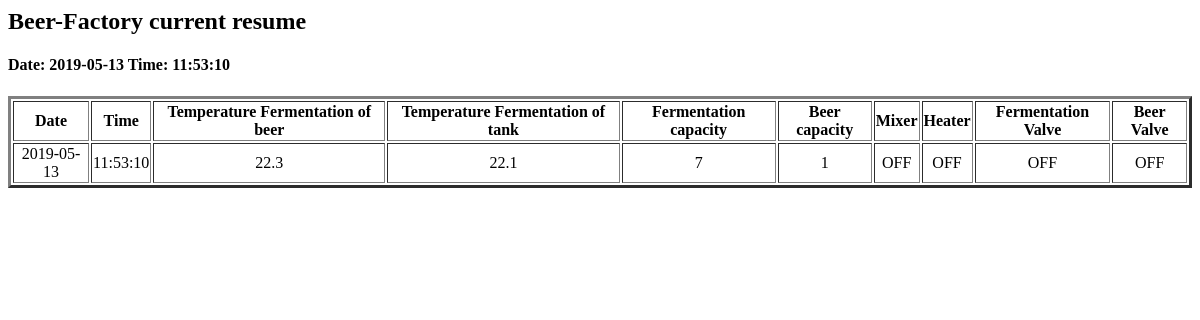
Before: / with the older database file.
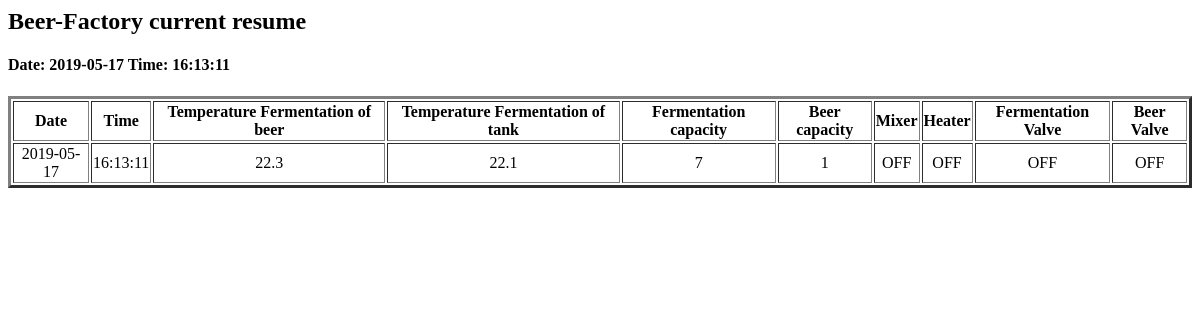
After: the same page with the newer database file.
### tables this page shows
CREATE TABLE "sensors" (
	`tdate`	DATE,
	`ttime`	TIME,
	`tempferm`	NUMERIC,
	`tempbeer`	NUMERIC,
	`capferm`	NUMERIC,
	`capbeer`	NUMERIC,
	`mixer`	TEXT,
	`heater`	TEXT,
	`valferm`	TEXT,
	`valbeer`	TEXT
);

### selec_temps.py (the view)
@app.route('/')
def Taula_actual():
	conn = sqlite3.connect('lleidabeer.db')
	print("Opened database successfully")
	llista =[]
	cursor = conn.execute("SELECT tdate,ttime,tempbeer,tempferm,capferm,capbeer,mixer,heater,valferm,valbeer from sensors")
	for row in cursor:
	   llista.append(row)
	print("Operation done successfully")
        llista = llista[-1:]
	conn.close()
	return  render_template("page.html",llista=llista)

### templates/page.html (shortened to what this page needs)
<html>
  <head>
  </head>
  <body>
<h2>Beer-Factory current resume</h2>
 <h4>Date: {{llista[0][0]}}    Time: {{llista[0][1]}} </h4>
    <table border="3">
      <tr align="center">
	<th>Date</th>
	<th>Time</th>
	<th>Temperature Fermentation of beer</th>
	<th>Temperature Fermentation of tank</th>
	<th>Fermentation capacity</th>
        <th>Beer capacity</th>
	<th>Mixer</th>
	<th>Heater</th>
	<th>Fermentation Valve</th>
	<th>Beer Valve</th>
     </tr>
	{% for row in llista %}
          <tr align="center">
	  {% for cell in row %}
	    <td> {{cell}} </td>
	  {% endfor %}
	  </tr>
	{% endfor %}
    </table>
  </body>
</html>

Changed rows visible on the page:
no longer on this page (row unchanged): sensors: tdate "2019-05-13", ttime "11:53:10", tempbeer "22.3", tempferm "22.1", row "7" "1", mixer "OFF", heater "OFF", valferm "OFF", valbeer "OFF"
added sensors: tdate "2019-05-17", ttime "16:13:11", tempbeer "22.3", tempferm "22.1", row "7" "1", mixer "OFF", heater "OFF", valferm "OFF", valbeer "OFF"
